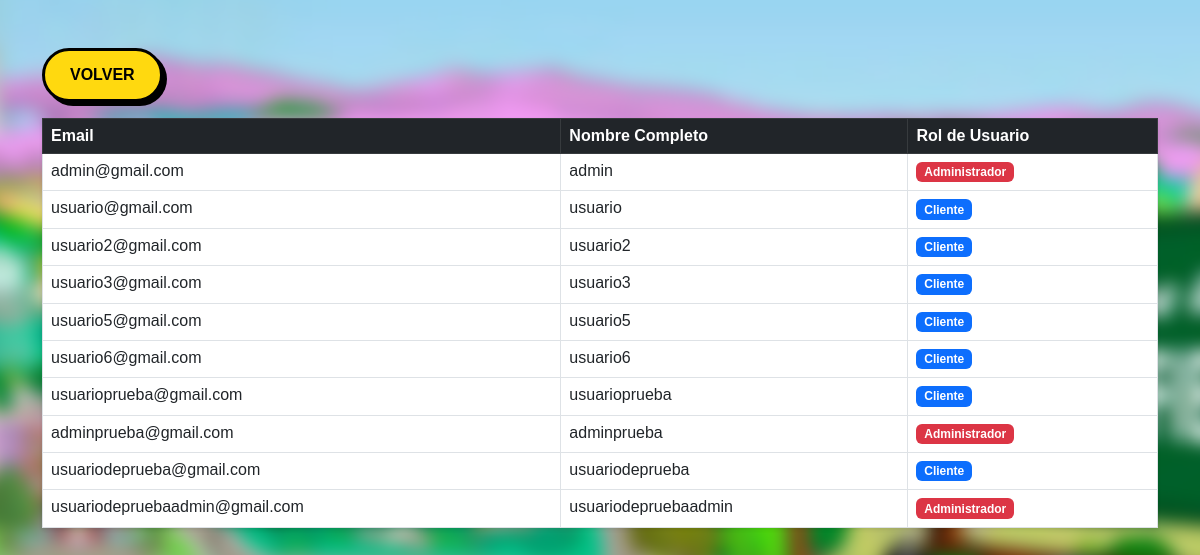
The app's page /user_panel/, older data.
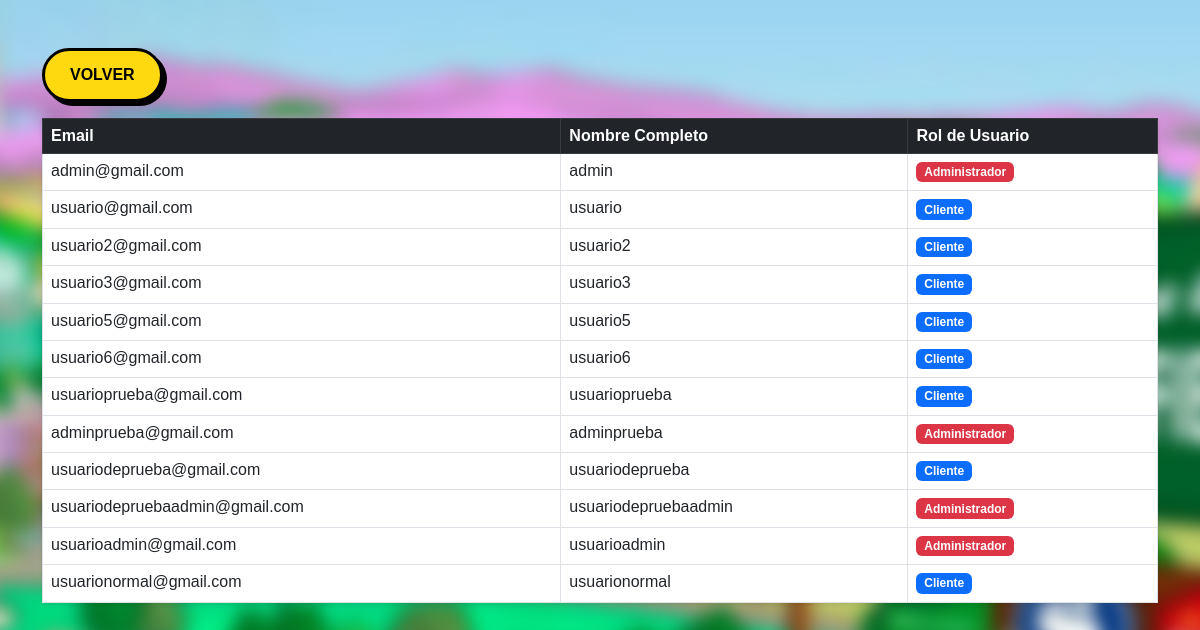
The same page, newer data.
### app/models.py (models this page shows)
class Usuario(AbstractBaseUser, PermissionsMixin):
    ROLES = (
        ('admin', 'Administrador'),
        ('cliente', 'Cliente'),
    )
    email = models.EmailField(unique=True)
    nombre = models.CharField(max_length=100)
    rol = models.CharField(max_length=20, choices=ROLES)
    is_active = models.BooleanField(default=True)
    is_staff = models.BooleanField(default=False)
    objects = UsuarioManager()
    USERNAME_FIELD = 'email'
    REQUIRED_FIELDS = ['nombre', 'rol']

### app/views.py (the view)
# urls.py: path('user_panel/', views.user_panel, name='user_panel'),
def user_panel(request):
    usuarios = Usuario.objects.all()
    return render(request, 'user_panel.html', {'usuarios': usuarios})

### templates/user_panel.html (shortened to what this page needs)
<link href="https://cdn.jsdelivr.net/npm/bootstrap@5.3.0/dist/css/bootstrap.min.css" rel="stylesheet">
{% load static %}
<link rel="stylesheet" href="{% static 'css/global.css' %}">
<div class="container mt-5">
    <a href="{% url 'gestion' %}" class="btn-simpson mb-3">Volver</a>
    <table class="table table-bordered shadow-sm">
        <thead class="table-dark">
            <tr>
                <th>Email</th>
                <th>Nombre Completo</th>
                <th>Rol de Usuario</th>
            </tr>
        </thead>
        <tbody>
            {% for u in usuarios %}
            <tr>
                <td>{{ u.email }}</td>
                <td>{{ u.nombre }}</td>
                <td>
                    {% if u.rol == 'admin' %}
                        <span class="badge bg-danger">Administrador</span>
                    {% else %}
                        <span class="badge bg-primary">Cliente</span>
                    {% endif %}
                </td>
            </tr>
            {% empty %}
            <tr>
                <td colspan="3" class="text-center">No hay ciudadanos registrados en SQLite.</td>
            </tr>
            {% endfor %}
        </tbody>
    </table>
</div>

Row changes from the older to the newer data that the page shows:
added Usuario: email "usuarioadmin@gmail.com", nombre "usuarioadmin", rol "Administrador"
added Usuario: email "usuarionormal@gmail.com", nombre "usuarionormal", rol "Cliente"
